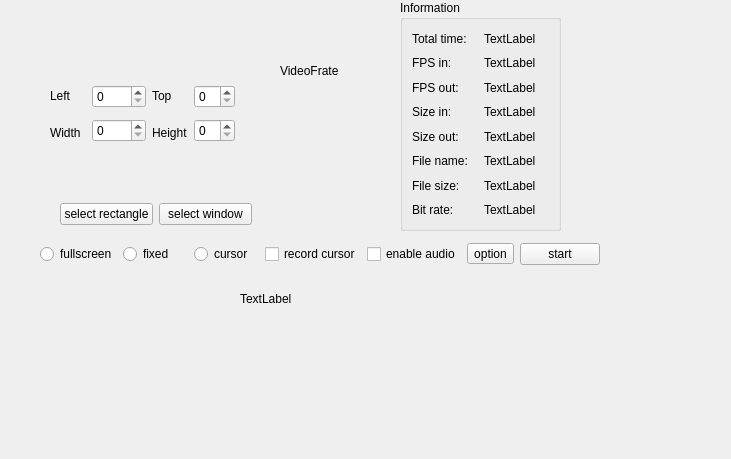
<?xml version="1.0" encoding="UTF-8"?>
<ui version="4.0">
 <class>ssrtools</class>
 <widget class="QWidget" name="ssrtools">
  <property name="geometry">
   <rect>
    <x>0</x>
    <y>0</y>
    <width>731</width>
    <height>459</height>
   </rect>
  </property>
  <property name="windowTitle">
   <string>Form</string>
  </property>
  <widget class="QLabel" name="label">
   <property name="geometry">
    <rect>
     <x>280</x>
     <y>60</y>
     <width>71</width>
     <height>21</height>
    </rect>
   </property>
   <property name="text">
    <string>VideoFrate</string>
   </property>
  </widget>
  <widget class="QWidget" name="widget" native="true">
   <property name="geometry">
    <rect>
     <x>230</x>
     <y>280</y>
     <width>71</width>
     <height>80</height>
    </rect>
   </property>
   <widget class="QLabel" name="label_2">
    <property name="geometry">
     <rect>
      <x>10</x>
      <y>10</y>
      <width>55</width>
      <height>18</height>
     </rect>
    </property>
    <property name="text">
     <string>TextLabel</string>
    </property>
   </widget>
  </widget>
  <widget class="QWidget" name="layoutWidget">
   <property name="geometry">
    <rect>
     <x>50</x>
     <y>80</y>
     <width>185</width>
     <height>68</height>
    </rect>
   </property>
   <layout class="QGridLayout" name="gridLayout">
    <item row="1" column="0">
     <widget class="QLabel" name="m_label_video_width">
      <property name="text">
       <string>Width</string>
      </property>
     </widget>
    </item>
    <item row="0" column="3" rowspan="2">
     <layout class="QVBoxLayout" name="verticalLayout_2">
      <item>
       <widget class="QSpinBox" name="m_spinbox_video_y"/>
      </item>
      <item>
       <widget class="QSpinBox" name="m_spinbox_video_h"/>
      </item>
     </layout>
    </item>
    <item row="0" column="1" rowspan="2">
     <layout class="QVBoxLayout" name="verticalLayout">
      <item>
       <widget class="QSpinBox" name="m_spinbox_video_x">
        <property name="maximum">
         <number>2000</number>
        </property>
       </widget>
      </item>
      <item>
       <widget class="QSpinBox" name="m_spinbox_video_w"/>
      </item>
     </layout>
    </item>
    <item row="0" column="0">
     <widget class="QLabel" name="m_label_video_x">
      <property name="text">
       <string>Left</string>
      </property>
     </widget>
    </item>
    <item row="0" column="2">
     <widget class="QLabel" name="m_label_video_y">
      <property name="text">
       <string>Top</string>
      </property>
     </widget>
    </item>
    <item row="1" column="2">
     <widget class="QLabel" name="m_label_video_h">
      <property name="text">
       <string>Height</string>
      </property>
     </widget>
    </item>
   </layout>
  </widget>
  <widget class="QWidget" name="layoutWidget">
   <property name="geometry">
    <rect>
     <x>60</x>
     <y>200</y>
     <width>192</width>
     <height>28</height>
    </rect>
   </property>
   <layout class="QHBoxLayout" name="horizontalLayout_2">
    <item>
     <widget class="QPushButton" name="m_pushbutton_video_select_rectangle">
      <property name="text">
       <string>select rectangle</string>
      </property>
     </widget>
    </item>
    <item>
     <widget class="QPushButton" name="m_pushbutton_video_select_window">
      <property name="text">
       <string>select window</string>
      </property>
     </widget>
    </item>
   </layout>
  </widget>
  <widget class="QWidget" name="layoutWidget">
   <property name="geometry">
    <rect>
     <x>40</x>
     <y>240</y>
     <width>560</width>
     <height>28</height>
    </rect>
   </property>
   <layout class="QHBoxLayout" name="horizontalLayout">
    <item>
     <widget class="QRadioButton" name="m_radioButton_fullscreen">
      <property name="text">
       <string>fullscreen</string>
      </property>
     </widget>
    </item>
    <item>
     <widget class="QRadioButton" name="m_radioButton_fixed">
      <property name="text">
       <string>fixed</string>
      </property>
     </widget>
    </item>
    <item>
     <widget class="QRadioButton" name="m_radioButton_cursor">
      <property name="text">
       <string>cursor</string>
      </property>
     </widget>
    </item>
    <item>
     <widget class="QCheckBox" name="m_checkbox_record_cursor">
      <property name="text">
       <string>record cursor</string>
      </property>
     </widget>
    </item>
    <item>
     <widget class="QCheckBox" name="m_checkbox_audio_enable">
      <property name="text">
       <string>enable audio</string>
      </property>
     </widget>
    </item>
    <item>
     <widget class="QToolButton" name="m_toolButton_options">
      <property name="text">
       <string>option</string>
      </property>
     </widget>
    </item>
    <item>
     <widget class="QPushButton" name="m_pushButton_start">
      <property name="text">
       <string>start</string>
      </property>
     </widget>
    </item>
   </layout>
  </widget>
  <widget class="QGroupBox" name="groupbox_information">
   <property name="geometry">
    <rect>
     <x>400</x>
     <y>0</y>
     <width>161</width>
     <height>231</height>
    </rect>
   </property>
   <property name="title">
    <string>Information</string>
   </property>
   <layout class="QGridLayout" name="gridLayout_2">
    <item row="0" column="0">
     <widget class="QLabel" name="label_total_time">
      <property name="text">
       <string>Total time:</string>
      </property>
     </widget>
    </item>
    <item row="0" column="1">
     <widget class="QLabel" name="m_label_info_total_time">
      <property name="text">
       <string>TextLabel</string>
      </property>
     </widget>
    </item>
    <item row="1" column="0">
     <widget class="QLabel" name="label_frame_rate_in">
      <property name="text">
       <string>FPS in:</string>
      </property>
     </widget>
    </item>
    <item row="1" column="1">
     <widget class="QLabel" name="m_label_info_frame_rate_in">
      <property name="text">
       <string>TextLabel</string>
      </property>
     </widget>
    </item>
    <item row="2" column="0">
     <widget class="QLabel" name="label_frame_rate_out">
      <property name="text">
       <string>FPS out:</string>
      </property>
     </widget>
    </item>
    <item row="2" column="1">
     <widget class="QLabel" name="m_label_info_frame_rate_out">
      <property name="text">
       <string>TextLabel</string>
      </property>
     </widget>
    </item>
    <item row="3" column="0">
     <widget class="QLabel" name="label_size_in">
      <property name="text">
       <string>Size in:</string>
      </property>
     </widget>
    </item>
    <item row="3" column="1">
     <widget class="QLabel" name="m_label_info_size_in">
      <property name="text">
       <string>TextLabel</string>
      </property>
     </widget>
    </item>
    <item row="4" column="0">
     <widget class="QLabel" name="label_size_out">
      <property name="text">
       <string>Size out:</string>
      </property>
     </widget>
    </item>
    <item row="4" column="1">
     <widget class="QLabel" name="m_label_info_size_out">
      <property name="text">
       <string>TextLabel</string>
      </property>
     </widget>
    </item>
    <item row="5" column="0">
     <widget class="QLabel" name="label_file_name">
      <property name="text">
       <string>File name:</string>
      </property>
     </widget>
    </item>
    <item row="5" column="1">
     <widget class="QLabel" name="m_label_info_file_name">
      <property name="text">
       <string>TextLabel</string>
      </property>
     </widget>
    </item>
    <item row="6" column="0">
     <widget class="QLabel" name="label_file_size">
      <property name="text">
       <string>File size:</string>
      </property>
     </widget>
    </item>
    <item row="6" column="1">
     <widget class="QLabel" name="m_label_info_file_size">
      <property name="text">
       <string>TextLabel</string>
      </property>
     </widget>
    </item>
    <item row="7" column="0">
     <widget class="QLabel" name="label_bit_rate">
      <property name="text">
       <string>Bit rate:</string>
      </property>
     </widget>
    </item>
    <item row="7" column="1">
     <widget class="QLabel" name="m_label_info_bit_rate">
      <property name="text">
       <string>TextLabel</string>
      </property>
     </widget>
    </item>
   </layout>
  </widget>
 </widget>
 <resources/>
 <connections/>
</ui>
